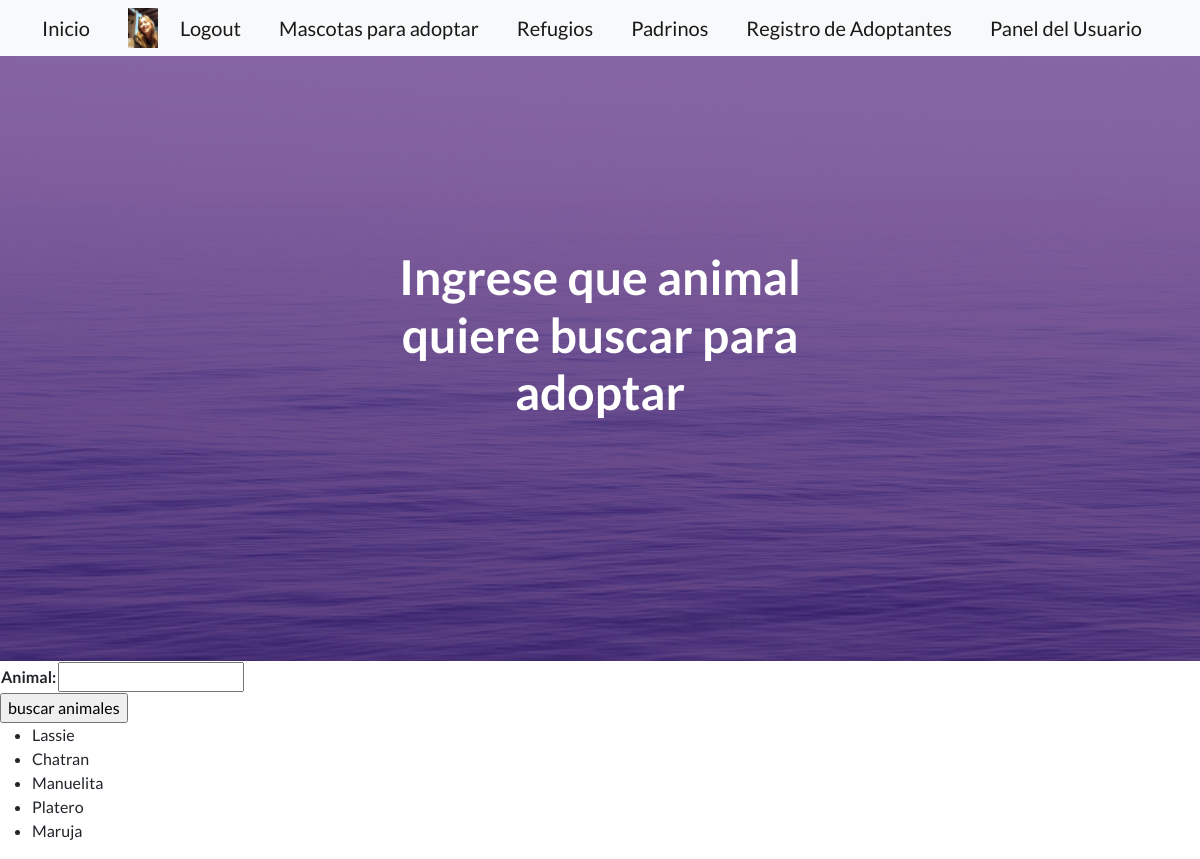
The page /busqueda/ (signed in) on the database as committed earlier.
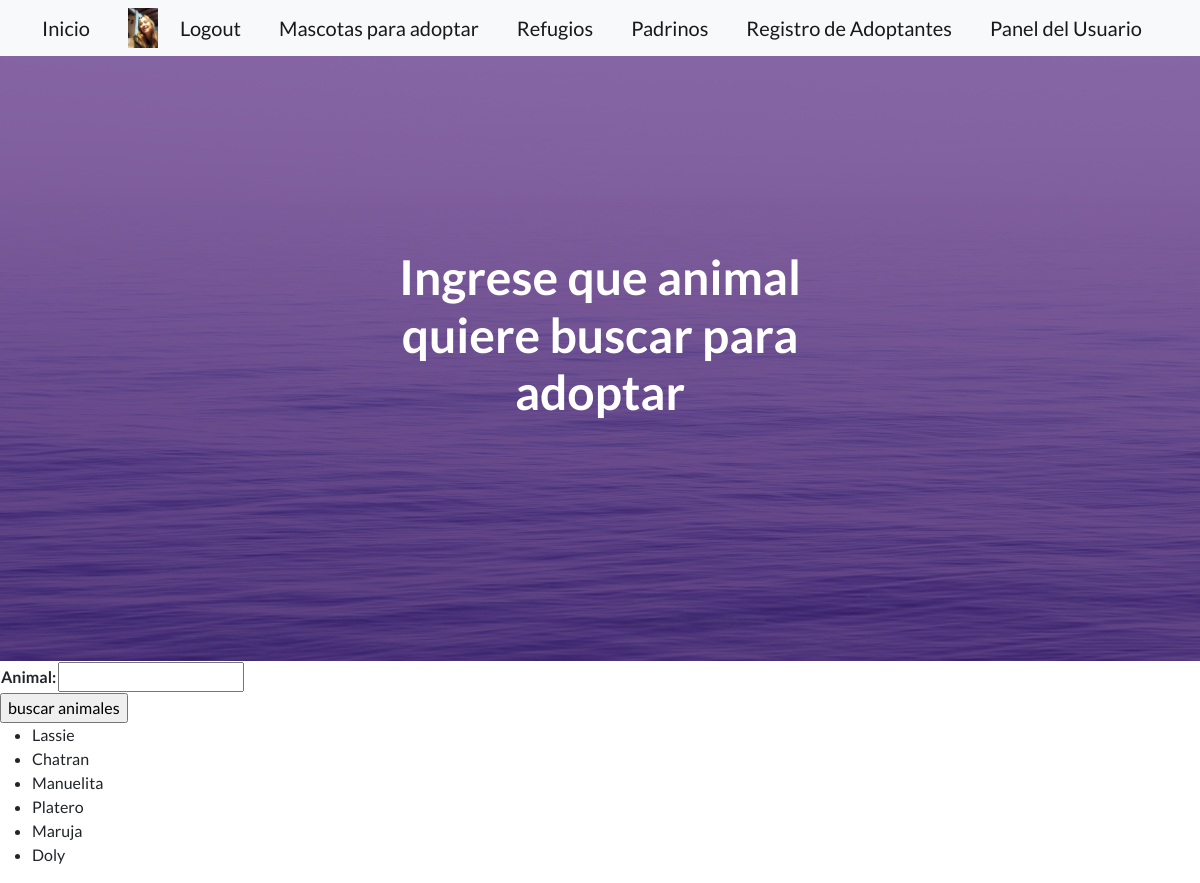
The same page on the database as committed later.
### DogsApp/models.py (models this page shows)
class Adoptado(models.Model):
    animal=models.CharField(max_length=15)
    nombre= models.CharField(max_length=15)
    edad= models.CharField(max_length=2, default=0,blank=True)
    foto=models.ImageField(upload_to="fotos_adoptados", null=True, blank=True)

### DogsApp/views.py (the view)
# urls.py: path("busqueda/",busquedaview,name="busqueda adoptado"),
def busquedaview(request):
    if request.method == "GET":
        candidato=formbusqueda_adoptado(request.GET)
        if candidato.is_valid():
          animal_a_buscar = candidato.cleaned_data.get("animal")
          animales_encontrados=Adoptado.objects.filter(animal__icontains=animal_a_buscar)
    else:
        animales_encontrados=Adoptado.objects.all
    candidato = formbusqueda_adoptado()
    return render(request,"temp_app/buscar_dog.html", {"candidato":candidato,"animales_encontrados":animales_encontrados})

### DogsApp/forms.py
class formbusqueda_adoptado(forms.Form):
   animal = forms.CharField(max_length=15, required=False)

### DogsApp/templates/temp_app/buscar_dog.html (shortened to what this page needs)
{% extends "padre/padre.html" %}
{% block main %}
<form action ="">
    <table>
        {{candidato}}
    </table>
    <input type = "submit" value="buscar animales">
<form >
{% if animales_encontrados%}
<ul>
    {% for animal in animales_encontrados %}
    <li>{{animal.nombre}} </li>
    {% endfor %}
{% else %}
<p> No hay ningún animal de ese tipo disponible para adopción </p>
{% endif %}
{% endblock main %}
{% block centro %}
Ingrese que animal quiere buscar para adoptar <Base></Base>
{%endblock centro %}

Rows that differ between the two databases and show on the page:
added Adoptado: nombre "Doly"
